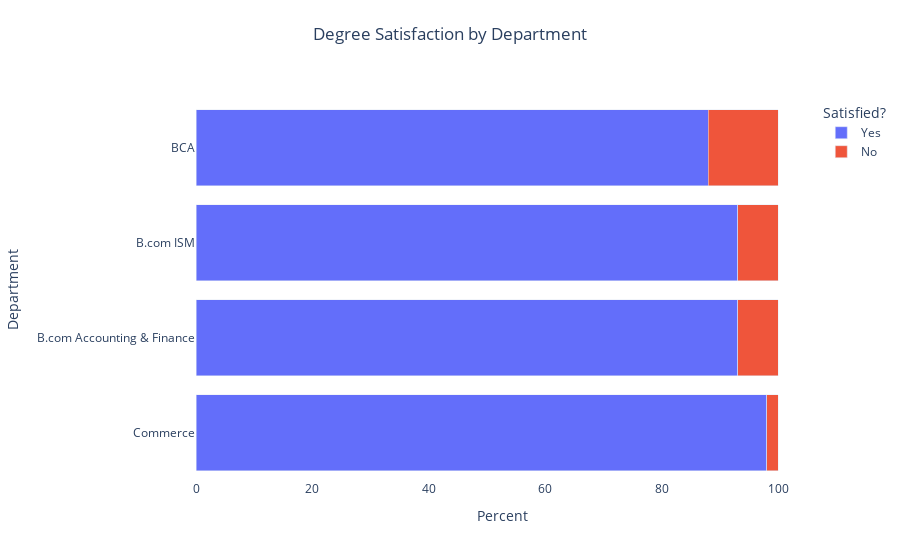

The notebook cell this image was saved under:
### Code cell
# Degree Satisfaction Chart

#Ordering Categories
satisfaction_department_order = ['Commerce','B.com Accounting & Finance', 'B.com ISM', 'BCA']

fig_degree_happiness = px.bar(degree_happiness_count, y='department', x='percentage',
                              color='degree_happy',
                              title="Degree Satisfaction by Department",
                              labels={'percentage': 'Percent',
                                      'degree_happy': 'Happy',
                                      'department': 'Department'},
                              barmode='stack'
)

# Update layout and labels
fig_degree_happiness.update_layout(yaxis_title='Department',
                                   xaxis_title='Percent',
                                   legend_title='Satisfied?',
                                   paper_bgcolor='rgba(0,0,0,0)',
                                   plot_bgcolor='rgba(0,0,0,0)',
                                   title={'y':0.95,
                                          'x':0.5,
                                          'xanchor': 'center',
                                          'yanchor': 'top'},
                                   yaxis=dict(categoryorder='array',
                                              categoryarray=satisfaction_department_order))
                                 
fig_degree_happiness.show()

# Saving figure as html
fig_degree_happiness.write_html('../dashboard/plotly_html/q2_satisfaction_department.html')

### Figure 1 — Plotly figure (JSON) as saved in the notebook; plotly's stock layout.template omitted (floating-point values rounded to 4 significant figures)
{"data": [{"alignmentgroup": "True", "hovertemplate": "Happy=Yes<br>Percent=%{x}<br>Department=%{y}<extra></extra>", "legendgroup": "Yes", "marker": {"color": "#636efa", "pattern": {"shape": ""}}, "name": "Yes", "offsetgroup": "Yes", "orientation": "h", "showlegend": true, "textposition": "auto", "type": "bar", "x": [93, 93, 88, 98], "xaxis": "x", "y": ["B.com Accounting & Finance", "B.com ISM", "BCA", "Commerce"], "yaxis": "y"}, {"alignmentgroup": "True", "hovertemplate": "Happy=No<br>Percent=%{x}<br>Department=%{y}<extra></extra>", "legendgroup": "No", "marker": {"color": "#EF553B", "pattern": {"shape": ""}}, "name": "No", "offsetgroup": "No", "orientation": "h", "showlegend": true, "textposition": "auto", "type": "bar", "x": [7, 7, 12, 2], "xaxis": "x", "y": ["B.com Accounting & Finance", "B.com ISM", "BCA", "Commerce"], "yaxis": "y"}], "layout": {"barmode": "stack", "legend": {"title": {"text": "Satisfied?"}, "tracegroupgap": 0}, "paper_bgcolor": "rgba(0,0,0,0)", "plot_bgcolor": "rgba(0,0,0,0)", "title": {"text": "Degree Satisfaction by Department", "x": 0.5, "xanchor": "center", "y": 0.95, "yanchor": "top"}, "xaxis": {"anchor": "y", "domain": [0, 1], "title": {"text": "Percent"}}, "yaxis": {"anchor": "x", "categoryarray": ["Commerce", "B.com Accounting & Finance", "B.com ISM", "BCA"], "categoryorder": "array", "domain": [0, 1], "title": {"text": "Department"}}}}
